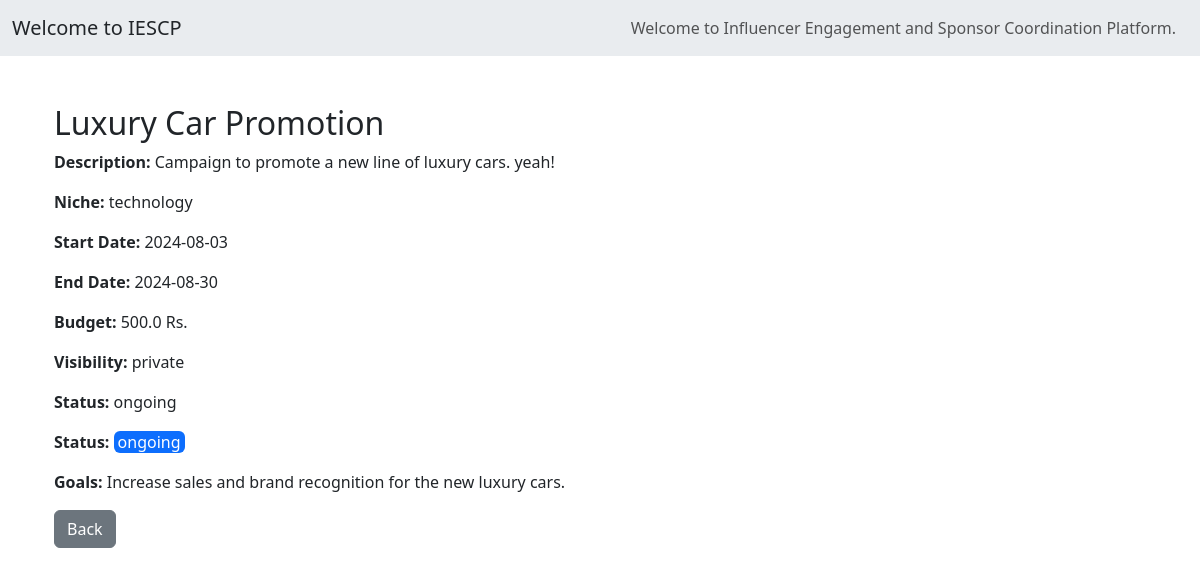
Before: /campaign/4/view with the older database file.
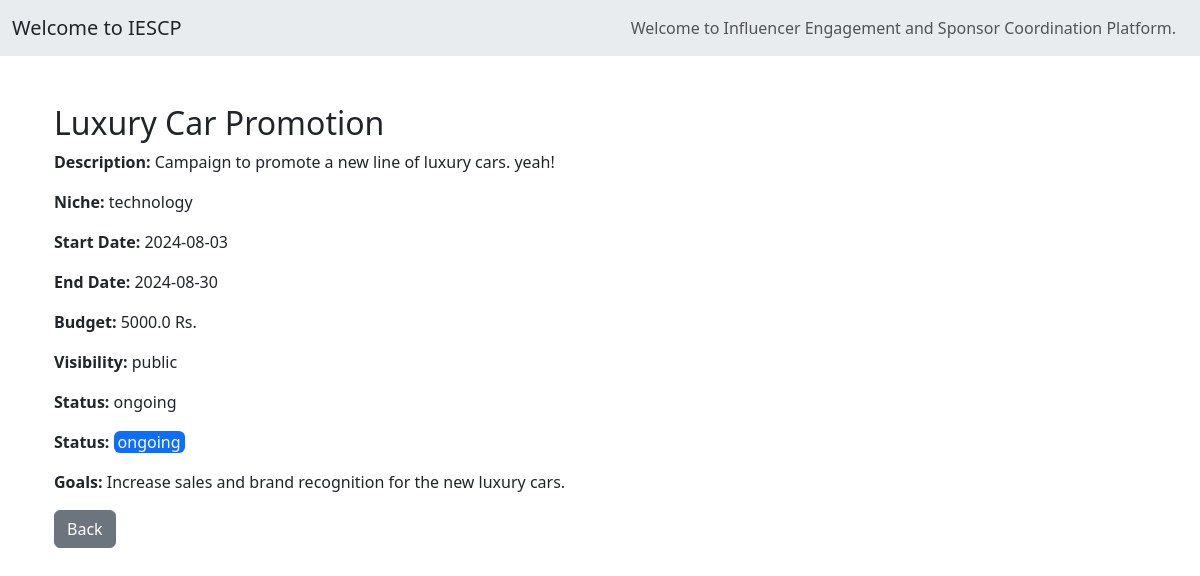
After: the same page with the newer database file.
### models.py (models this page shows, shortened)
class Campaign(db.Model):
    __tablename__ = 'campaigns'
    id = db.Column(db.Integer, primary_key=True)
    title = db.Column(db.String(200), nullable=False)
    description = db.Column(db.String(400), nullable=False)
    niche = db.Column(db.String(100), nullable=False)
    start_date = db.Column(db.Date, nullable=False)
    end_date = db.Column(db.Date, nullable=False)
    budget = db.Column(db.Float, nullable=False)
    visibility = db.Column(db.String(50), nullable=False)
    status = db.Column(db.String(50), nullable=False, default='ongoing')
    goals = db.Column(db.Text, nullable=True)
    sponsor_id = db.Column(db.Integer, db.ForeignKey('users.id'), nullable=False)
    is_flagged = db.Column(db.Boolean, default=False)
    sponsor = db.relationship('User', backref=db.backref('campaigns', lazy=True))
    ad_requests = db.relationship('AdRequest', back_populates='campaign', lazy=True)

### main.py (the view)
@app.route('/campaign/<int:campaign_id>/view')
def view_campaign(campaign_id):
    campaign = Campaign.query.get_or_404(campaign_id)
    return render_template('/campaigns/sponsor_cam/view_campaign.html', campaign=campaign)

### main.py (called while the page is built)
@app.context_processor
def inject_user():
    if 'user_id' in session:
        user = User.query.get(session['user_id'])
    else:
        user = None
    return dict(current_user=user)

### templates/campaigns/sponsor_cam/view_campaign.html (shortened to what this page needs)
{% extends 'base.html' %}
{% block content %}
<div class="container mt-5">
    <h2>{{ campaign.title }}</h2>
    <p><strong>Description:</strong> {{ campaign.description }}</p>
    <p><strong>Niche:</strong> {{ campaign.niche }}</p>
    <p><strong>Start Date:</strong> {{ campaign.start_date }}</p>
    <p><strong>End Date:</strong> {{ campaign.end_date }}</p>
    <p><strong>Budget:</strong> {{ campaign.budget }} Rs.</p>
    <p><strong>Visibility:</strong> {{ campaign.visibility }}</p>
    <p><strong>Status:</strong> {{ campaign.status }}</p>
    <p><strong>Status:</strong> <span class="
        {% if campaign.status == 'ongoing' %}text-white bg-primary rounded px-1  align-items-center justify-content-center
        {% elif campaign.status == 'completed' %}text-white bg-success rounded px-1  align-items-center justify-content-center
        {% elif campaign.status == 'ended' %}text-white bg-warning rounded px-1 align-items-center justify-content-center{% endif %}">{{ campaign.status }}</span>
    </p>
    <p><strong>Goals:</strong> {{ campaign.goals }}</p>
    <a href="{{ url_for('sponsor_campaigns') }}" class="btn btn-secondary">Back</a>
</div>
{% endblock %}

Changed rows visible on the page:
changed Campaign "Luxury Car Promotion": budget "500.0" → "5000.0"; visibility "private" → "public"
